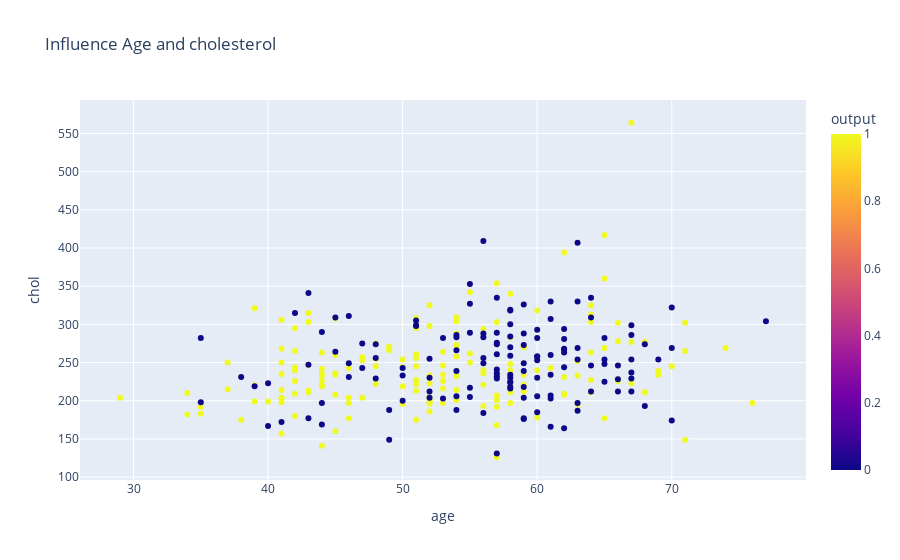

Here is the notebook cell this chart was saved with:
### Code cell
figure1 = px.scatter(data,x="age",y="chol",color="output",title="Influence Age and cholesterol")
figure1.show()

### Figure 1 — Plotly figure (JSON) as saved in the notebook; plotly's stock layout.template omitted (floating-point values rounded to 4 significant figures; data arrays with more than 128 entries replaced by an {"elided": "..."} marker saying what was removed)
{"data": [{"hovertemplate": "age=%{x}<br>chol=%{y}<br>output=%{marker.color}<extra></extra>", "legendgroup": "", "marker": {"color": {"elided": "302 int values"}, "coloraxis": "coloraxis", "symbol": "circle"}, "mode": "markers", "name": "", "orientation": "v", "showlegend": false, "type": "scatter", "x": {"elided": "302 int values"}, "xaxis": "x", "y": {"elided": "302 int values"}, "yaxis": "y"}], "layout": {"coloraxis": {"colorbar": {"title": {"text": "output"}}, "colorscale": [[0, "#0d0887"], [0.1111, "#46039f"], [0.2222, "#7201a8"], [0.3333, "#9c179e"], [0.4444, "#bd3786"], [0.5556, "#d8576b"], [0.6667, "#ed7953"], [0.7778, "#fb9f3a"], [0.8889, "#fdca26"], [1, "#f0f921"]]}, "legend": {"tracegroupgap": 0}, "title": {"text": "Influence Age and cholesterol"}, "xaxis": {"anchor": "y", "domain": [0, 1], "title": {"text": "age"}}, "yaxis": {"anchor": "x", "domain": [0, 1], "title": {"text": "chol"}}}}
